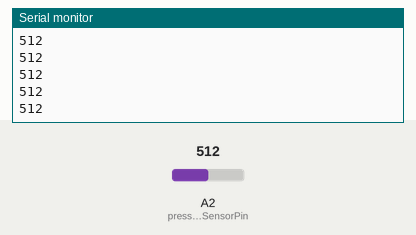
Bench run of a sketch on a simulated Arduino Uno, built with avr-gcc and run on an emulated ATmega328P. Shown: the last lines printed to the serial monitor. The test bench sets the inputs (shaded band); at power-on: A2 (pressureSensorPin) = 512.

Above: at 1.2 s.
1.3 s: A2 (pressureSensorPin) set to 716
At 1.8 s:
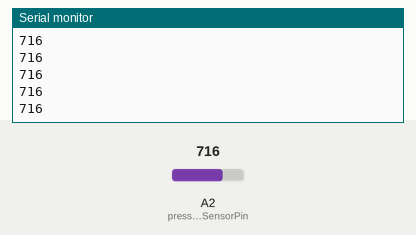
2.8 s: A2 (pressureSensorPin) set to 900
At 3.5 s:
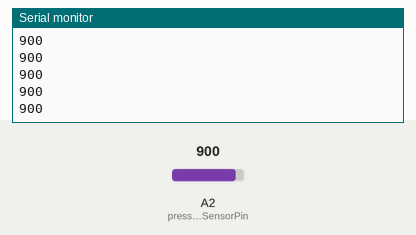
Timing chart, 0 to 5.8 s (numbered marks = the images above; inputs shaded):
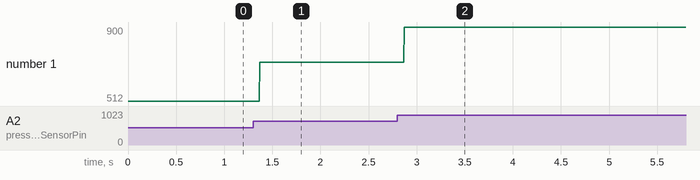

The sketch:

preassure.ino
```cpp
const int pressureSensorPin = A2; // Analog pin connected to the pressure sensor

void setup() {
  Serial.begin(9600); // Initialize serial communication
}

void loop() {
  int sensorValue = analogRead(pressureSensorPin); // Read the analog value from the sensor
  float pressure = convertToPressure(sensorValue); // Convert the sensor value to pressure (adjust this function as needed)

  // Print the sensor value and pressure to the serial monitor
  // Serial.print("Sensor Value: ");
  Serial.println(sensorValue);
  // Serial.print("Pressure: ");
  // Serial.println(pressure);

  // delay(1000); // Delay for 1 second (adjust as needed)
}

// Function to convert analog sensor value to pressure (adjust this function based on your sensor's specifications)
float convertToPressure(int sensorValue) {
  // You'll need to determine the conversion formula based on your sensor's datasheet.
  // This example assumes a linear relationship between sensor value and pressure.
  // Replace this with the actual conversion formula.
  float pressure = map(sensorValue, 0, 1023, 0, 100); // Example mapping from 0-1023 to 0-100 psi
  return pressure;
}
```

Measured:
- after the input at 1.3 s, the serial monitor: prints a new line after 0.07 s (image 1)
- after the input at 2.8 s, the serial monitor: prints a new line after 0.07 s (image 2)
- plotted number 1: 512 → 716 after the input at 1.3 s, 716 → 900 after the input at 2.8 s
